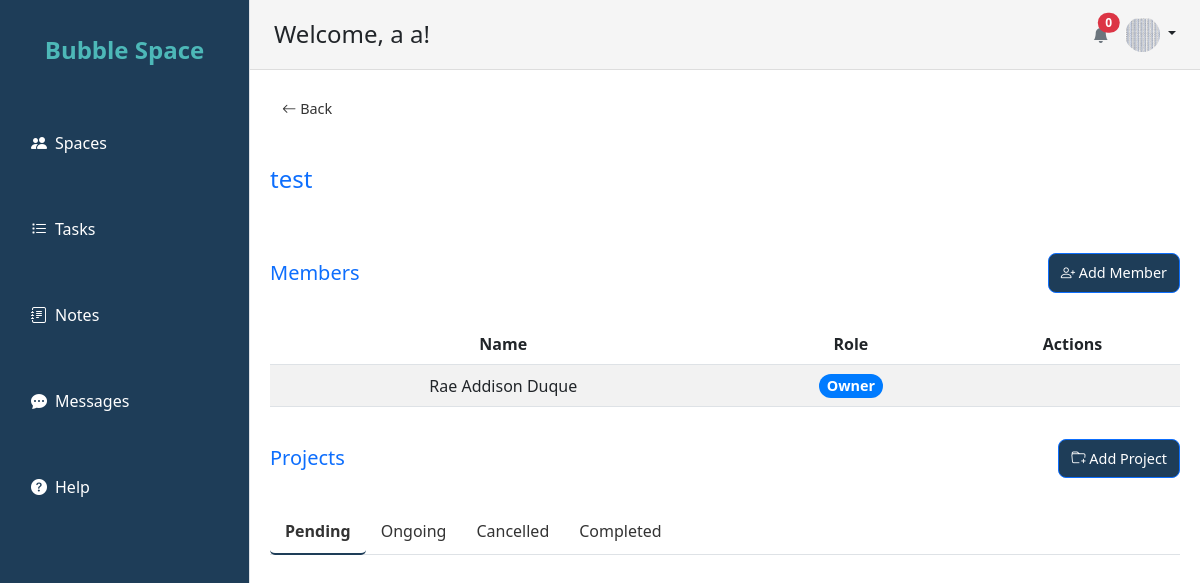
The app's page /bubblespace/teams/detail/1/ (signed in) with its own data.
### Login/models.py (models this page shows, shortened)
class Users_Account(AbstractBaseUser, PermissionsMixin):
    username = models.CharField(max_length=30, unique=True)
    fname = models.CharField(max_length=50)
    lname = models.CharField(max_length=50)
    gender = models.CharField(max_length=20)
    birthDate = models.DateField()
    profile_picture = models.ImageField(upload_to='profile_pics/', blank=True, null=True)
    is_active = models.BooleanField(default=True)
    is_staff = models.BooleanField(default=False)
    email = models.EmailField(unique=True)  # Added email field
    joined_date = models.DateField(auto_now_add=True)
    objects = UsersAccountManager()
    USERNAME_FIELD = 'username'
    REQUIRED_FIELDS = ['fname', 'lname',"birthDate","gender"]

### Teams/models.py (models this page shows, shortened)
class Team(models.Model):
    team_name = models.CharField(max_length=255)
    creator = models.ForeignKey(settings.AUTH_USER_MODEL, on_delete=models.CASCADE, related_name='created_teams')
    members = models.ManyToManyField(settings.AUTH_USER_MODEL, related_name='teams')
    projects = models.ManyToManyField(Project, related_name='teams', blank=True)
    team_picture = models.ImageField(upload_to='team_pics/', blank=True, null=True)

### Teams/views.py (the view)
# urls.py: path('detail/<int:pk>/', views.team_detail, name='team_detail'),
@login_required
def team_detail(request, pk):
    team = get_object_or_404(Team, pk=pk)
    form = ProjectForm()
    members = team.members.all()
    projects = team.projects.all()  # Get only projects related to this team
    return render(request, 'teams/team_detail.html', {'team': team, 'members': members, 'projects': projects,'form':form})

### Tasks/context_processors.py (called while the page is built)
def notifications_context(request):
    if request.user.is_authenticated:
        nearing_deadline_tasks = Task.objects.filter(
            created_by=request.user,
            project__isnull=True,
            due_date__lte=now() + timedelta(days=1),
            due_date__gte=now()
        )
        return {'nearing_deadline_tasks': nearing_deadline_tasks}
    return {}

### Teams/templates/teams/team_detail.html (shortened to what this page needs)
{% extends "base.html" %}
{% block content %}
<div class="mb-4">
    <a href="{% url 'team_list' %}" class="btn-back btn-primary" style="background-color: transparent; color: #333;">
        <i class="bi bi-arrow-left"></i> Back
    </a>
</div>
        <div class="d-flex  align-items-center mb-4">
            <h1 class="h4 text-primary m-0">{{ team.team_name }}</h1>
        </div>
        <div class="d-flex justify-content-between align-items-center mb-3">
            <h2 class="h5 text-primary m-0">Members</h2>
            <a href="#" class="btn btn-primary btn-sm" data-bs-toggle="modal" data-bs-target="#addMemberModal">
                <i class="bi bi-person-plus"></i> Add Member
            </a>
        </div>
            <div class="table-responsive">
                <table class="table table-striped table-hover">
                    <thead>
                        <tr>
                            <th>Name</th>
                            <th>Role</th>
                            <th class="table-actions">Actions</th>
                        </tr>
                    </thead>
                    <tbody>
                        <tr>
                            <td>{{ team.creator.fname }} {{ team.creator.lname }}</td>
                                <td>
                                    <span class="badge badge-role badge-owner">Owner</span>
                                </td>
                            <td class="table-actions">
                            </td>
                        </tr>
            </tbody>
        </table>
    </div>
<section>
    <div class="d-flex justify-content-between align-items-center mb-3">
        <h2 class="h5 text-primary m-0">Projects</h2>
        <button class="btn btn-primary btn-sm" data-bs-toggle="modal" data-bs-target="#createProjectModal">
            <i class="bi bi-folder-plus"></i> Add Project
        </button>
    </div>
    <ul class="nav nav-tabs" id="projectTabs" role="tablist">
        <li class="nav-item" role="presentation">
            <button class="nav-link active" id="pending-tab" data-bs-toggle="tab" data-bs-target="#pending" type="button" role="tab" aria-controls="pending" aria-selected="true">
                Pending
            </button>
        </li>
        <li class="nav-item" role="presentation">
            <button class="nav-link" id="ongoing-tab" data-bs-toggle="tab" data-bs-target="#ongoing" type="button" role="tab" aria-controls="ongoing" aria-selected="false">
                Ongoing
            </button>
        </li>
        <li class="nav-item" role="presentation">
            <button class="nav-link" id="cancelled-tab" data-bs-toggle="tab" data-bs-target="#cancelled" type="button" role="tab" aria-controls="cancelled" aria-selected="false">
                Cancelled
            </button>
        </li>
        <li class="nav-item" role="presentation">
            <button class="nav-link" id="completed-tab" data-bs-toggle="tab" data-bs-target="#completed" type="button" role="tab" aria-controls="completed" aria-selected="false">
                Completed
            </button>
        </li>
    </ul>
    <div class="tab-content" id="projectTabContent">
    </div>
</section>
{% endblock %}

### Login/templates/base.html (shortened to what this page needs)
<!DOCTYPE html>
<html lang="en">
<head>
    {% load static %}
    <link href="https://cdn.jsdelivr.net/npm/bootstrap@5.3.0-alpha1/dist/css/bootstrap.min.css" rel="stylesheet">
    <link href="https://cdn.jsdelivr.net/npm/bootstrap-icons/font/bootstrap-icons.css" rel="stylesheet">
    <link rel="stylesheet" href="{% static 'base2.css' %}">
</head>
<body>
    <div class="d-flex">
        <aside class="bg-theme border-end" style="width: 250px; position: fixed; top: 0; left: 0; height: 100vh;">
            <div class="p-3">
                <div class="text-center mb-5">
                    <a href="{% url 'home' %}" class="text-decoration-none">
                        <h2 class="text-theme">Bubble Space</h2>
                    </a>
                </div>
                <nav>
                    <ul class="nav flex-column">
                        <li class="nav-item mb-3">
                            <a href="{% url 'team_list' %}" class="nav-link d-flex align-items-center">
                                <i class="bi bi-people-fill me-2"></i> Spaces
                            </a>
                        </li>
                        <li class="nav-item mb-3">
                            <a href="{% url 'task_list' %}" class="nav-link d-flex align-items-center">
                                <i class="bi bi-list-task me-2"></i> Tasks
                            </a>
                        </li>
                        <li class="nav-item mb-3">
                            <a href="{% url 'notes_list' %}" class="nav-link d-flex align-items-center">
                                <i class="bi bi-journal-text me-2"></i> Notes
                            </a>
                        </li>
                        <li class="nav-item mb-3">
                            <a href="{% url 'chat_list' %}" class="nav-link d-flex align-items-center">
                                <i class="bi bi-chat-dots-fill me-2"></i> Messages
                            </a>
                        </li>
                        <li class="nav-item">
                            <a href="{% url 'help' %}" class="nav-link d-flex align-items-center">
                                <i class="bi bi-question-circle-fill me-2"></i> Help
                            </a>
                        </li>
                    </ul>
                </nav>
            </div>
        </aside>
        <div style="margin-left: 250px; width: calc(100% - 250px);">
            <header class="d-flex align-items-center justify-content-between px-4 py-3 header bg-theme"
                style="position: fixed; top: 0; left: 250px; width: calc(100% - 250px);">
                <div>
                    <h4 class="mb-0">Welcome, {{ user.fname }} {{ user.lname }}!</h4>
                </div>
                <div class="d-flex align-items-center">
                    <div class="dropdown me-3">
                        <a href="#" class="d-block text-decoration-none position-relative" id="notificationDropdown"
                            data-bs-toggle="dropdown" aria-expanded="false">
                            <i class="bi bi-bell-fill text-secondary"></i>
                            <span class="position-absolute top-0 start-100 translate-middle badge rounded-pill bg-danger">
                                {{ nearing_deadline_tasks.count }}
                            </span>
                        </a>
                    </div>
                    <div class="dropdown">
                        <a href="#" class="d-block link-dark text-decoration-none dropdown-toggle" id="profileDropdown"
                            data-bs-toggle="dropdown" aria-expanded="false">
                            {% if user.profile_picture %}
                                <img src="{{ user.profile_picture.url }}" alt="Profile Picture"
                                    class="rounded-circle" style="width: 35px; height: 35px;">
                            {% else %}
                                <span class="bg-secondary text-white rounded-circle d-inline-block text-center"
                                    style="width: 35px; height: 35px; line-height: 35px;">
                                    <i class="bi bi-person-fill"></i>
                                </span>
                            {% endif %}
                        </a>
                    </div>
                </div>
            </header>
            <div id="main-content" class="container mt-5 pt-5">
                {% block content %}
                {% endblock %}
            </div>
        </div>
    </div>
</body>
</html>

### Login/static/base2.css (style rules this page uses)
:root { --primary-color: #1e3d58; --secondary-color: #4db8b8; --background-color: #f5f5f5; --text-color: #333; --accent-color: #ff7043; }
aside { background-color: var(--primary-color); color: white; position: fixed; top: 0; left: 0; width: 250px; height: 100vh; transition: all 0.3s ease; z-index: 100; }
aside h2 { font-size: 1.5rem; font-weight: bold; margin: 20px auto; text-align: center; color: var(--secondary-color); }
.nav-link { color: white; font-weight: 500; padding: 10px 15px; transition: all 0.2s ease; display: flex; align-items: center; border-radius: 5px; }
.nav-link.active { background-color: var(--secondary-color); }
#main-content { margin-left: 0%; padding: 20px; background-color: rgb(255, 255, 255); color: var(--text-color); margin-bottom: 5%; transition: margin-left 0.3s ease; height: 10%; width: auto; box-sizing: border-box; margin-top: 0; }
.header { background-color: var(--background-color); border-bottom: 1px solid #ddd; padding: 10px 20px; display: flex; justify-content: space-between; align-items: center; position: fixed; top: 0; left: 250px; width: calc(100% - 250px); transition: all 0.3s ease; z-index: 50; }
.d-flex { padding-top: 0; height: 70px; }

### Teams/templates/teams/team_detail.html (style rules this page uses)
.btn-back, .btn-primary, .btn-secondary, .btn-warning, .btn-danger { border-radius: 8px; font-size: 0.9rem; padding: 8px 12px; text-decoration: none; transition: background-color 0.3s ease, transform 0.2s ease; }
.btn-primary { background-color: var(--primary-color); }
.table th, .table td { vertical-align: middle; text-align: center; }
.table-actions { text-align: center; }
.tab-content { min-height: 300px; }
.nav-tabs .nav-link { color: var(--text-color); font-weight: 500; border: none; background-color: transparent; transition: color 0.3s ease; }
.nav-tabs .nav-link.active { color: var(--active-tab-color); font-weight: 600; border-bottom: 2px solid var(--primary-color); }
.badge-role { font-size: 0.9rem; padding: 5px 8px; border-radius: 12px; color: var(--text-color); }
.badge-owner { background-color: #007bff; color: white; }

### records on screen
Users_Account: fname "a", lname "a", profile_picture (picture)
Team: team_name "test", creator.fname "Rae Addison", creator.lname "Duque"

### other values on screen
{{ nearing_deadline_tasks.count }} "0"
